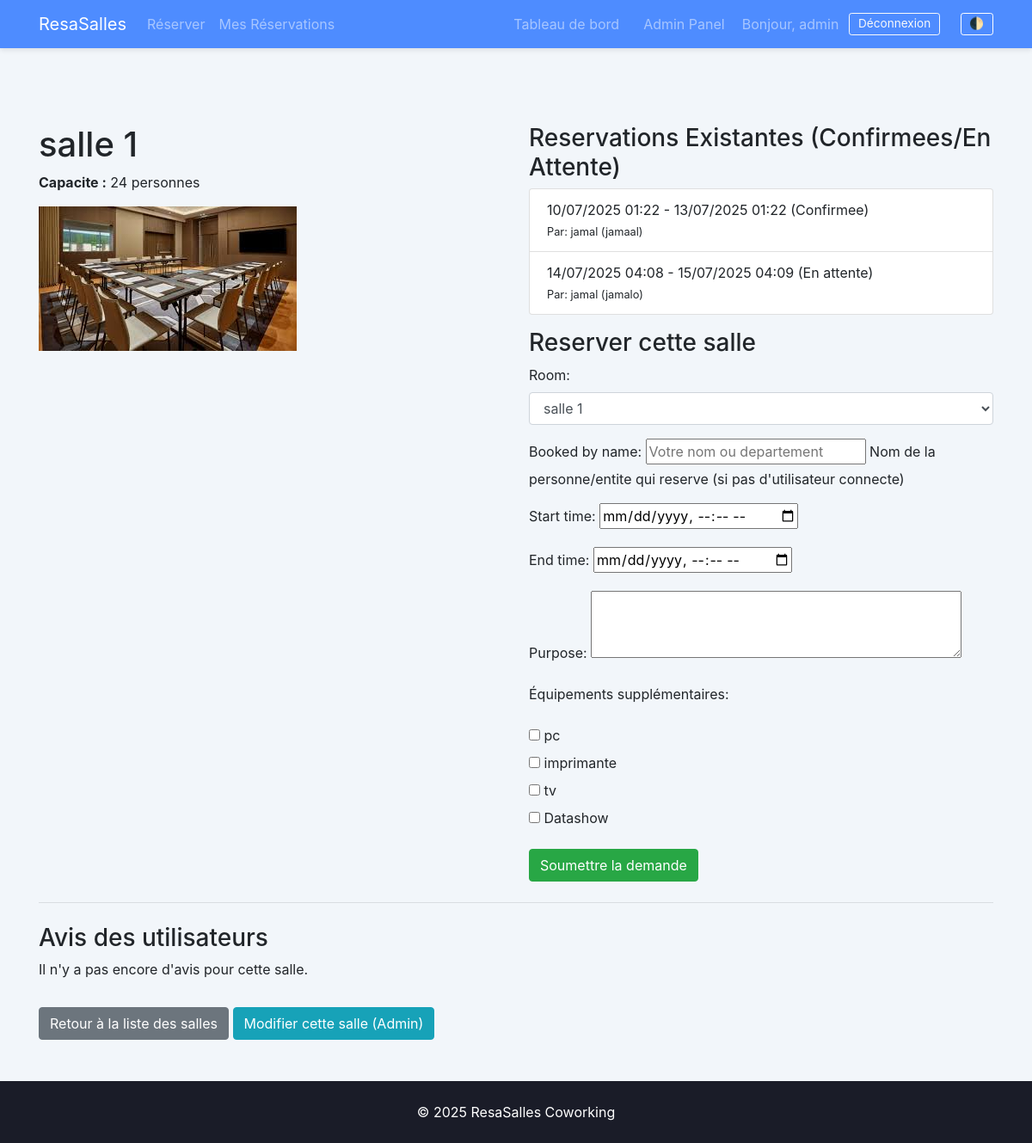
/room/1/ (signed in), run on the app's committed database.
### booking/models.py (models this page shows, shortened)
class Room(models.Model):
    name = models.CharField(max_length=100, unique=True)
    capacity = models.IntegerField()
    description = models.TextField(blank=True, null=True)
    photo = models.ImageField(upload_to='room_photos/', blank=True, null=True)
    def __str__(self):
        return self.name

class Booking(models.Model):
    STATUS_CHOICES = [
        ('PENDING', 'En attente'),
        ('CONFIRMED', 'Confirmee'),
        ('CANCELLED', 'Annulee'),
    ]
    room = models.ForeignKey(Room, on_delete=models.CASCADE, related_name='bookings')
    user = models.ForeignKey(User, on_delete=models.CASCADE, help_text="Utilisateur qui a fait la reservation")
    booked_by_name = models.CharField(max_length=100, help_text="Nom de la personne/entite qui reserve (si pas d'utilisateur connecte)")
    start_time = models.DateTimeField()
    end_time = models.DateTimeField()
    purpose = models.TextField(blank=True, null=True)
    equipments = models.ManyToManyField(Equipment, blank=True, help_text="Équipements sélectionnés pour cette réservation")
    status = models.CharField(max_length=10, choices=STATUS_CHOICES, default='PENDING')
    admin_notes = models.TextField(blank=True, null=True, help_text="Notes pour l'administrateur")
    created_at = models.DateTimeField(auto_now_add=True)
    updated_at = models.DateTimeField(auto_now=True)
    class Meta:
        ordering = ['start_time']

### booking/views.py (the view)
# urls.py: path('room/<int:pk>/', RoomDetailView.as_view(), name='room_detail'),
class RoomDetailView(DetailView):
    model = Room
    template_name = 'booking/room_detail.html'
    context_object_name = 'room'
    def get_context_data(self, **kwargs):
        context = super().get_context_data(**kwargs)
        room = self.get_object()
        context['booking_form'] = BookingForm(initial_room=room) # Pre-remplir la salle
        context['bookings'] = Booking.objects.filter(
            room=room,
            status__in=['PENDING', 'CONFIRMED'],
            end_time__gte=timezone.now()
        ).order_by('start_time')
        context['feedbacks'] = Feedback.objects.filter(booking__room=room).order_by('-created_at')
        avg_rating = context['feedbacks'].aggregate(Avg('rating'))['rating__avg']
        context['average_rating'] = round(avg_rating, 1) if avg_rating else None
        return context

### booking/models.py (called while the page is built)
    def __str__(self):
        return self.name

### booking/templates/booking/room_detail.html (shortened to what this page needs)
{% extends "booking/base.html" %}
{% block content %}
<div class="row">
    <div class="col-md-6">
        <h1>{{ room.name }}</h1>
        <p><strong>Capacite :</strong> {{ room.capacity }} personnes</p>
        {% if room.photo %}
            <img src="{{ room.photo.url }}" alt="Photo de {{ room.name }}" class="img-fluid mb-3">
        {% endif %}
    </div>
    <div class="col-md-6">
        <h3>Reservations Existantes (Confirmees/En Attente)</h3>
        {% if bookings %}
        <ul class="list-group mb-3">
            {% for booking in bookings %}
            <li class="list-group-item">
                {{ booking.start_time|date:"d/m/Y H:i" }} - {{ booking.end_time|date:"d/m/Y H:i" }} ({{ booking.get_status_display }})
                <br><small>Par: {{ booking.booked_by_name }}{% if booking.user %} ({{booking.user.username}}){% endif %}</small>
            </li>
            {% endfor %}
        </ul>
        {% else %}
        <p>Aucune reservation à venir pour cette salle.</p>
        {% endif %}
        <h3>Reserver cette salle</h3>
        {% if user.is_authenticated %}
            <form method="post" action="{% url 'create_booking_for_room' room.pk %}">
                {{ booking_form.as_p }}
                <button type="submit" class="btn btn-success">Soumettre la demande</button>
            </form>
        {% else %}
            <p><a href="{% url 'login' %}?next={{ request.path }}">Connectez-vous</a> pour reserver cette salle.</p>
        {% endif %}
    </div>
</div>
<hr class="my-4">
<div class="row">
    <div class="col-md-12">
        <h3>Avis des utilisateurs</h3>
        {% for feedback in feedbacks %}
            <div class="card mb-3">
                <div class="card-body">
                    <h5 class="card-title">
                        {% for i in "12345" %}
                            {% if forloop.counter <= feedback.rating %}<span style="color: #FFD700;">★</span>{% else %}<span style="color: #ccc;">☆</span>{% endif %}
                        {% endfor %}
                    </h5>
                    <p class="card-text">{{ feedback.comment|linebreaksbr|default:"Aucun commentaire." }}</p>
                    <footer class="blockquote-footer mb-0">
                        {{ feedback.user.username }} <cite title="Source Title">le {{ feedback.created_at|date:"d M Y" }}</cite>
                    </footer>
                </div>
            </div>
        {% empty %}
            <p>Il n'y a pas encore d'avis pour cette salle.</p>
        {% endfor %}
    </div>
</div>
<a href="{% url 'room_list' %}" class="btn btn-secondary mt-3">Retour à la liste des salles</a>
{% if user.is_staff %}
    <a href="{% url 'admin:booking_room_change' room.pk %}" class="btn btn-info mt-3" target="_blank">Modifier cette salle (Admin)</a>
{% endif %}
{% endblock %}

### booking/templates/booking/base.html (shortened to what this page needs)
<!DOCTYPE html>
<html lang="fr">
<head>
  <link href="https://stackpath.bootstrapcdn.com/bootstrap/4.5.2/css/bootstrap.min.css" rel="stylesheet" />
</head>
<body>
  <nav class="navbar navbar-expand-lg navbar-dark fixed-top">
    <div class="container">
      <a class="navbar-brand" href="{% url 'room_list' %}">ResaSalles</a>
      <div class="collapse navbar-collapse" id="navbarNav">
        <ul class="navbar-nav mr-auto">
          {% if user.is_authenticated %}
          <li class="nav-item">
            <a class="nav-link" href="{% url 'create_booking' %}">Réserver</a>
          </li>
          <li class="nav-item">
            <a class="nav-link" href="{% url 'my_bookings' %}">Mes Réservations</a>
          </li>
          {% endif %}
        </ul>
        <ul class="navbar-nav ml-auto">
          {% if user.is_authenticated %}
            {% if user.is_staff %}
            <li class="nav-item">
              <a class="nav-link" href="{% url 'dashboard' %}">Tableau de bord</a>
            </li>
            <li class="nav-item">
              <a class="nav-link" href="{% url 'admin:index' %}" target="_blank">Admin Panel</a>
            </li>
            {% endif %}
            <li class="nav-item">
              <span class="navbar-text">Bonjour, {{ user.username }}</span>
            </li>
            <li class="nav-item">
              <form method="post" action="{% url 'logout' %}">
                <button type="submit" class="btn btn-outline-light btn-sm">Déconnexion</button>
              </form>
            </li>
          {% endif %}
          <li class="nav-item">
            <button id="toggleMode" class="btn btn-sm btn-theme"> 🌓 </button>
          </li>
        </ul>
      </div>
    </div>
  </nav>
  <main class="container mt-5 pt-3">
    {% block content %}{% endblock %}
  </main>
  <footer class="text-center mt-5 py-4">
    <p class="mb-0">© {% now "Y" %} ResaSalles Coworking</p>
  </footer>
</body>
</html>

### booking/templates/booking/base.html (style rules this page uses)
body { padding-top: 80px; background-color: #f2f6fa; color: #212529; transition: background-color 0.3s, color 0.3s; }
.navbar { background-color: #4E8CFF; box-shadow: 0 2px 6px rgba(0,0,0,0.1); transition: background-color 0.3s; }
.navbar-nav .nav-item, .navbar-nav .nav-link, .navbar-text, .navbar form { display: flex; align-items: center; margin-bottom: 0; }
.navbar-nav.ml-auto { display: flex; align-items: center; gap: 0.75rem; }
.navbar .btn-sm { line-height: 1; padding: 0.35rem 0.6rem; font-size: 0.85rem; }
.btn-theme { border: 1px solid white; margin-left: 0.75rem; }
footer { background-color: #1A1C28; color: white; transition: background-color 0.3s; }

### data on the page
Room: name "salle 1", capacity "24", photo (picture)
Booking: start_time "10/07/2025 01:22", end_time "13/07/2025 01:22", status "Confirmee", booked_by_name "jamal", user.username "jamaal"
Booking: start_time "14/07/2025 04:08", end_time "15/07/2025 04:09", status "En attente", booked_by_name "jamal", user.username "jamalo"

### other printed values
{{ user.username }} "admin"
